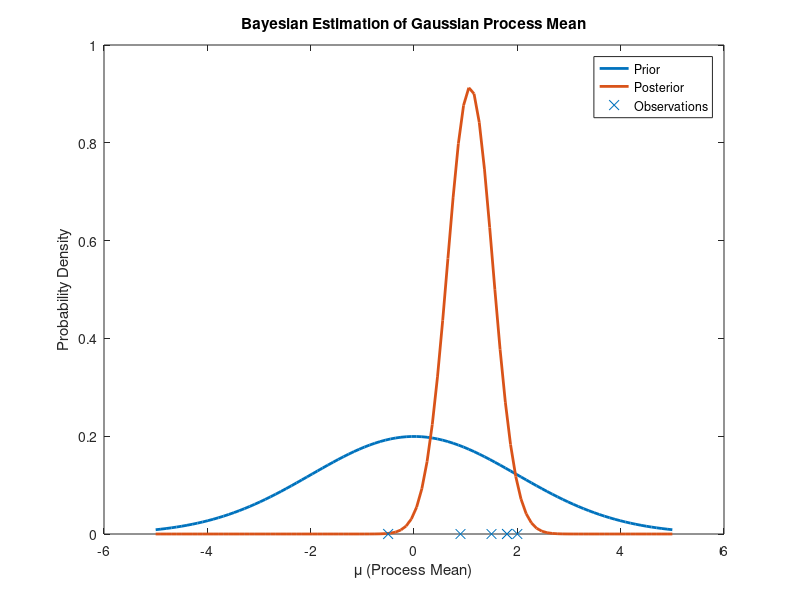

Recreate this plot in MATLAB.
% Prior parameters
mu_prior = 0;
sigma_prior = 2;

% Observations
data_points = [1.5, 2.0, 1.8, -0.5, 0.9];

% Likelihood parameters (known variance)
sigma_likelihood = 1.0;

% Bayesian updating
sigma_numerator = 1 / sigma_prior^2 + numel(data_points) / sigma_likelihood^2;
mu_numerator = mu_prior / sigma_prior^2 + sum(data_points) / sigma_likelihood^2;

% Updated parameters
sigma_posterior = 1 / sigma_numerator;
mu_posterior = mu_numerator * sigma_posterior;

% Generate samples from the posterior distribution
posterior_samples = normrnd(mu_posterior, sqrt(sigma_posterior), 1000, 1);

% Plot the prior and posterior distributions
x = linspace(-5, 5, 100);
prior_pdf = normpdf(x, mu_prior, sigma_prior);
posterior_pdf = normpdf(x, mu_posterior, sqrt(sigma_posterior));

figure;
plot(x, prior_pdf, 'LineWidth', 2, 'DisplayName', 'Prior');
hold on;
plot(x, posterior_pdf, 'LineWidth', 2, 'DisplayName', 'Posterior');
scatter(data_points, zeros(size(data_points)), 50, 'red', 'x', 'DisplayName', 'Observations');
title('Bayesian Estimation of Gaussian Process Mean');
xlabel('\mu (Process Mean)');
ylabel('Probability Density');
legend('show');
hold off;
